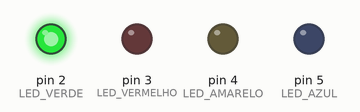
Bench run of a sketch on a simulated Arduino Uno, built with avr-gcc and run on an emulated ATmega328P. Shown: output pins drawn as LEDs (lit = HIGH).

Above: at 0.5 s.
At 2.0 s:
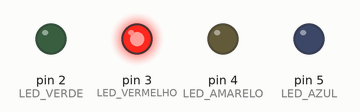
At 3.5 s:
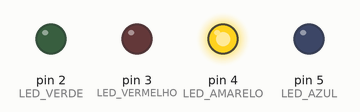
At 5.0 s:
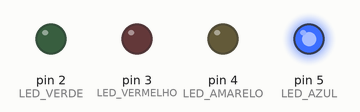
At 6.0 s:
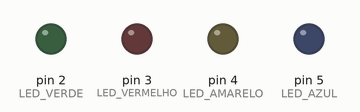
Timing chart, 0 to 8.5 s (numbered marks = the images above):
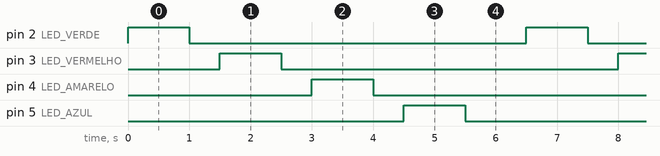

Measured:
- by itself, pin 2 (LED_VERDE), pin 3 (LED_VERMELHO), pin 4 (LED_AMARELO), pin 5 (LED_AZUL): alternates HIGH for 1.0 s and LOW for 5.5 s
- by itself, everything shown: repeats every 6.5 s, in 8 steps

The sketch:

piscando_varios_leds.ino
```cpp
// C++ code
//
#define LED_VERDE 2
#define LED_VERMELHO 3
#define LED_AMARELO 4
#define LED_AZUL 5
#define UM_SEGUNDO 1000
#define MEIO_SEGUNDO 500
void setup()
{
  pinMode(LED_VERDE, OUTPUT);
  pinMode(LED_VERMELHO, OUTPUT);
  pinMode(LED_AMARELO, OUTPUT);
  pinMode(LED_AZUL, OUTPUT);
}

void pisca(int porta){
	digitalWrite(porta, HIGH);
  	delay(UM_SEGUNDO);
  	digitalWrite(porta, LOW);
  	delay(MEIO_SEGUNDO);
}


void loop()
{
  pisca(LED_VERDE);
  pisca(LED_VERMELHO);
  pisca(LED_AMARELO);
  pisca(LED_AZUL);
  delay(MEIO_SEGUNDO);

}
```
